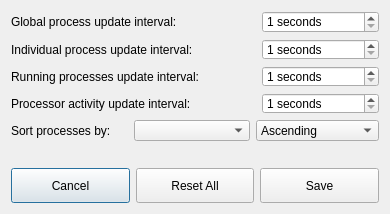
<?xml version="1.0" encoding="UTF-8"?>
<ui version="4.0">
 <class>Settings</class>
 <widget class="QDialog" name="Settings">
  <property name="geometry">
   <rect>
    <x>0</x>
    <y>0</y>
    <width>390</width>
    <height>214</height>
   </rect>
  </property>
  <property name="sizePolicy">
   <sizepolicy hsizetype="MinimumExpanding" vsizetype="MinimumExpanding">
    <horstretch>0</horstretch>
    <verstretch>0</verstretch>
   </sizepolicy>
  </property>
  <property name="minimumSize">
   <size>
    <width>390</width>
    <height>214</height>
   </size>
  </property>
  <property name="windowTitle">
   <string>Program Settings</string>
  </property>
  <property name="windowIcon">
   <iconset resource="../resources/images.qrc">
    <normaloff>:/resources/img/icon.png</normaloff>:/resources/img/icon.png</iconset>
  </property>
  <layout class="QVBoxLayout" name="verticalLayout">
   <item>
    <layout class="QGridLayout" name="gridLayout">
     <property name="sizeConstraint">
      <enum>QLayout::SetMinimumSize</enum>
     </property>
     <item row="1" column="0" colspan="3">
      <widget class="QLabel" name="subUpdateIntervalLabel">
       <property name="sizePolicy">
        <sizepolicy hsizetype="MinimumExpanding" vsizetype="Minimum">
         <horstretch>0</horstretch>
         <verstretch>0</verstretch>
        </sizepolicy>
       </property>
       <property name="text">
        <string>Individual process update interval:</string>
       </property>
       <property name="alignment">
        <set>Qt::AlignLeading|Qt::AlignLeft|Qt::AlignVCenter</set>
       </property>
      </widget>
     </item>
     <item row="0" column="0" colspan="3">
      <widget class="QLabel" name="updateIntervalLabel">
       <property name="sizePolicy">
        <sizepolicy hsizetype="MinimumExpanding" vsizetype="Minimum">
         <horstretch>0</horstretch>
         <verstretch>0</verstretch>
        </sizepolicy>
       </property>
       <property name="font">
        <font>
         <weight>50</weight>
         <bold>false</bold>
        </font>
       </property>
       <property name="text">
        <string>Global process update interval:</string>
       </property>
       <property name="alignment">
        <set>Qt::AlignLeading|Qt::AlignLeft|Qt::AlignVCenter</set>
       </property>
      </widget>
     </item>
     <item row="0" column="3">
      <widget class="QSpinBox" name="updateIntervalSpinBox">
       <property name="sizePolicy">
        <sizepolicy hsizetype="MinimumExpanding" vsizetype="Minimum">
         <horstretch>0</horstretch>
         <verstretch>0</verstretch>
        </sizepolicy>
       </property>
       <property name="suffix">
        <string> seconds</string>
       </property>
       <property name="minimum">
        <number>1</number>
       </property>
       <property name="maximum">
        <number>60</number>
       </property>
      </widget>
     </item>
     <item row="1" column="3">
      <widget class="QSpinBox" name="subUpdateIntervalSpinBox">
       <property name="sizePolicy">
        <sizepolicy hsizetype="MinimumExpanding" vsizetype="Minimum">
         <horstretch>0</horstretch>
         <verstretch>0</verstretch>
        </sizepolicy>
       </property>
       <property name="suffix">
        <string> seconds</string>
       </property>
       <property name="minimum">
        <number>1</number>
       </property>
       <property name="maximum">
        <number>60</number>
       </property>
      </widget>
     </item>
     <item row="4" column="0">
      <widget class="QLabel" name="sortByLabel">
       <property name="sizePolicy">
        <sizepolicy hsizetype="MinimumExpanding" vsizetype="Minimum">
         <horstretch>0</horstretch>
         <verstretch>0</verstretch>
        </sizepolicy>
       </property>
       <property name="text">
        <string>Sort processes by:</string>
       </property>
      </widget>
     </item>
     <item row="2" column="3">
      <widget class="QSpinBox" name="runningUpdateIntervalSpinBox">
       <property name="sizePolicy">
        <sizepolicy hsizetype="MinimumExpanding" vsizetype="Minimum">
         <horstretch>0</horstretch>
         <verstretch>0</verstretch>
        </sizepolicy>
       </property>
       <property name="suffix">
        <string> seconds</string>
       </property>
       <property name="minimum">
        <number>1</number>
       </property>
       <property name="maximum">
        <number>10</number>
       </property>
      </widget>
     </item>
     <item row="4" column="1">
      <widget class="QComboBox" name="sortByComboBox">
       <property name="sizePolicy">
        <sizepolicy hsizetype="MinimumExpanding" vsizetype="Minimum">
         <horstretch>0</horstretch>
         <verstretch>0</verstretch>
        </sizepolicy>
       </property>
      </widget>
     </item>
     <item row="2" column="0" colspan="3">
      <widget class="QLabel" name="runningUpdateIntervalLabel">
       <property name="sizePolicy">
        <sizepolicy hsizetype="MinimumExpanding" vsizetype="Minimum">
         <horstretch>0</horstretch>
         <verstretch>0</verstretch>
        </sizepolicy>
       </property>
       <property name="text">
        <string>Running processes update interval:</string>
       </property>
      </widget>
     </item>
     <item row="3" column="0" colspan="3">
      <widget class="QLabel" name="cpuUpdateIntervalLabel">
       <property name="sizePolicy">
        <sizepolicy hsizetype="MinimumExpanding" vsizetype="Minimum">
         <horstretch>0</horstretch>
         <verstretch>0</verstretch>
        </sizepolicy>
       </property>
       <property name="text">
        <string>Processor activity update interval:</string>
       </property>
      </widget>
     </item>
     <item row="4" column="2" colspan="2">
      <widget class="QComboBox" name="sortByOrderComboBox">
       <property name="sizePolicy">
        <sizepolicy hsizetype="MinimumExpanding" vsizetype="Minimum">
         <horstretch>0</horstretch>
         <verstretch>0</verstretch>
        </sizepolicy>
       </property>
       <item>
        <property name="text">
         <string>Ascending</string>
        </property>
       </item>
       <item>
        <property name="text">
         <string>Descending</string>
        </property>
       </item>
      </widget>
     </item>
     <item row="3" column="3">
      <widget class="QSpinBox" name="cpuUpdateIntervalSpinBox">
       <property name="sizePolicy">
        <sizepolicy hsizetype="MinimumExpanding" vsizetype="Minimum">
         <horstretch>0</horstretch>
         <verstretch>0</verstretch>
        </sizepolicy>
       </property>
       <property name="suffix">
        <string> seconds</string>
       </property>
       <property name="minimum">
        <number>1</number>
       </property>
       <property name="maximum">
        <number>10</number>
       </property>
      </widget>
     </item>
     <item row="5" column="1">
      <spacer name="verticalSpacer">
       <property name="orientation">
        <enum>Qt::Vertical</enum>
       </property>
       <property name="sizeType">
        <enum>QSizePolicy::MinimumExpanding</enum>
       </property>
       <property name="sizeHint" stdset="0">
        <size>
         <width>20</width>
         <height>40</height>
        </size>
       </property>
      </spacer>
     </item>
    </layout>
   </item>
   <item>
    <layout class="QHBoxLayout" name="horizontalLayout">
     <property name="sizeConstraint">
      <enum>QLayout::SetMinimumSize</enum>
     </property>
     <item>
      <widget class="QPushButton" name="cancelButton">
       <property name="sizePolicy">
        <sizepolicy hsizetype="MinimumExpanding" vsizetype="Minimum">
         <horstretch>0</horstretch>
         <verstretch>0</verstretch>
        </sizepolicy>
       </property>
       <property name="autoFillBackground">
        <bool>false</bool>
       </property>
       <property name="text">
        <string>Cancel</string>
       </property>
      </widget>
     </item>
     <item>
      <widget class="QPushButton" name="resetAllButton">
       <property name="sizePolicy">
        <sizepolicy hsizetype="MinimumExpanding" vsizetype="Minimum">
         <horstretch>0</horstretch>
         <verstretch>0</verstretch>
        </sizepolicy>
       </property>
       <property name="minimumSize">
        <size>
         <width>0</width>
         <height>35</height>
        </size>
       </property>
       <property name="text">
        <string>Reset All</string>
       </property>
      </widget>
     </item>
     <item>
      <widget class="QPushButton" name="saveButton">
       <property name="sizePolicy">
        <sizepolicy hsizetype="MinimumExpanding" vsizetype="Minimum">
         <horstretch>0</horstretch>
         <verstretch>0</verstretch>
        </sizepolicy>
       </property>
       <property name="text">
        <string>Save</string>
       </property>
      </widget>
     </item>
    </layout>
   </item>
  </layout>
 </widget>
 <resources>
  <include location="../resources/images.qrc"/>
 </resources>
 <connections/>
</ui>
